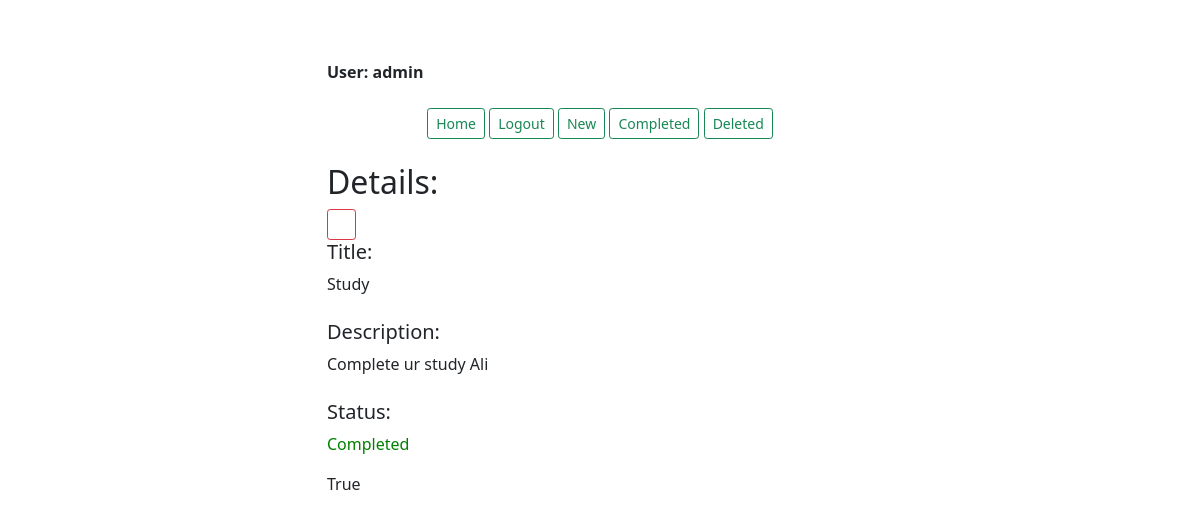
Page /detail/15/ (signed in) on the committed database.
### base/models.py (models this page shows, shortened)
class tbTodo(models.Model):
    tdUser = models.ForeignKey(User, on_delete=models.CASCADE)
    tdName =models.CharField(max_length=50)
    tdDes = models.TextField(null=True , blank=True)
    tdStatus = models.BooleanField(default=False)
    tdIsDeleted = models.BooleanField(default= False)
    tdDate = models.DateTimeField(auto_now_add=True)

### base/views.py (the view)
# urls.py: path('detail/<int:pk>/',  tbTodoDetailView.as_view(),name = 'detail'),
class tbTodoDetailView(LoginRequiredMixin, DetailView):
    model = tbTodo
    template_name = "detail.html"
    context_object_name = 'data'

### templates/detail.html
{% extends 'base.html' %}
{% block baseBlock %}
<h2>Details:</h2>
<a href="{% url 'task' %}"><button type="button" class="btn btn-sm btn-outline-danger"><i class="bi bi-arrow-left"></i></button></a>
<h5>Title:</h5>{{data.tdName}}
<br><br>
<h5>Description:</h5>{{data.tdDes}}
<br><br>
<h5>Status:</h5>
{% if data.tdStatus == True %}
<p style="color:green;">Completed</p>
{% else %}
<p style="color:red;">Pending</p>
{% endif %}
{{data.tdStatus}}
{% endblock baseBlock %}

### templates/header.html (shortened to what this page needs)
<!DOCTYPE html>
<html lang="en">
<head>
  {% load static %}
  <link href="{% static '/bootstrap/css/bootstrap.min.css' %} " rel="stylesheet">
  <link rel="stylesheet" href="{% static '/css/style_main.css' %} " >
  <link rel="stylesheet" href="{% static '/icon/font/bootstrap-icons.min.css' %}">
</head>
<body>
  <div class="container">
    <div class="row">
        <div class="col-md-6 offset-md-3">
          {% if request.user.is_authenticated %}
          <strong class="text-left">User: {{request.user}}</strong>
          <p class="text-center m-4">
                <a href="{% url 'task' %}"><button type="button" class="btn btn-sm btn-outline-success">Home</button></a>
                <a href="{% url 'logout' %}"><button type="button" class="btn btn-sm btn-outline-success">Logout</button></a>
                <a href="{% url 'create' %}"><button type="button" class="btn btn-sm btn-outline-success">New</button></a>
                <a href="{% url 'completed' %}"><button type="button" class="btn btn-sm btn-outline-success">Completed</button></a>
                <a href="{% url 'deleted' %}"><button type="button" class="btn btn-sm btn-outline-success">Deleted</button></a>
                {% else %}
                <a href="">login</a>
              {% endif %}
            </p>

### static/css/style_main.css (style rules this page uses)
body { padding-top: 60px; padding-bottom: 60px; }

### rows in the picture
tbTodo: tdName "Study", tdDes "Complete ur study Ali", tdStatus "True"

### other values in the picture
{{ request.user }} "admin"
